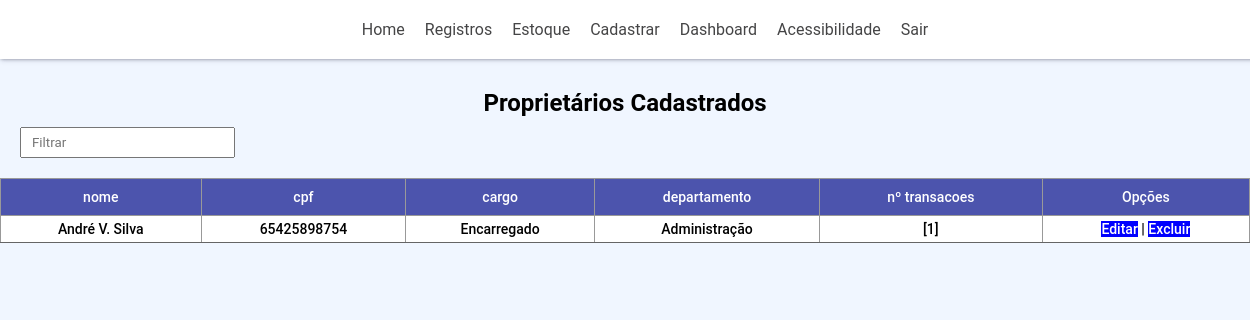
Page /proprietarios (signed in) on the committed database.
### aplicacao/models.py (models this page shows, shortened)
class Proprietario(database.Model):
    id = database.Column(database.Integer, primary_key=True)
    nome = database.Column(database.String(75), nullable=False)
    cpf = database.Column(database.String(11), nullable=False, unique=True)
    cargo = database.Column(database.String(50), nullable=False)
    departamento = database.Column(database.String(20), nullable=False)
    transacoes = database.relationship("TransacaoEstoque", backref="proprietario", lazy=True)

class TransacaoEstoque(database.Model):
    id = database.Column(database.Integer, primary_key=True)
    tipo = database.Column(database.String, nullable=False) # entrada ou saíde de estoque
    descricao = database.Column(database.String(500), nullable=False)
    id_ativo = database.Column(database.Integer, database.ForeignKey('ativo.id'))
    quantidade = database.Column(database.Integer, nullable=False)
    id_proprietario = database.Column(database.Integer, database.ForeignKey('proprietario.id')) # para quem está indo ou para estoque
    data = database.Column(database.DateTime, nullable=False, default=datetime.utcnow())
    def __repr__(self):
        return (str(self.id))

### aplicacao/routes.py (the view)
@app.route("/proprietarios")
@login_required
def proprietarios():
    if current_user.permissao < 2:
        return abort(403)
    proprietarios = Proprietario.query.all()
    return render_template("proprietarios.html", proprietarios=proprietarios)

### aplicacao/models.py (called while the page is built)
@login_manager.user_loader
def load_user(id_usuario):
    return Usuario.query.filter_by(id=int(id_usuario)).first()

### aplicacao/templates/proprietarios.html (shortened to what this page needs)
{% extends 'base_perfil.html' %}
{% block body %}
<h2>Proprietários Cadastrados</h2>
<input type="text" id="input" placeholder="Filtrar">
<table border="1" id="minhaTabela">
    <thead>
        <tr>
            <th>nome</th>
            <th>cpf</th>
            <th>cargo</th>
            <th>departamento</th>
            <th>nº transacoes</th>
            <th>Opções</th>
        </tr>
    </thead>
    <tbody id="table">
        {% for proprietario in proprietarios %}
        <tr>
            <td>{{proprietario.nome}}</td>
            <td>{{proprietario.cpf}}</td>
            <td>{{proprietario.cargo}}</td>
            <td>{{proprietario.departamento}}</td>
            <td>{{proprietario.transacoes}}</td>
            <td><a href="{{ url_for('get_item', item_type='proprietario', action='edit', item_id=proprietario.id) }}">Editar</a> |
                <a href="{{ url_for('get_item', item_type='proprietario', action='delete', item_id=proprietario.id) }}">Excluir</a></td>
        </tr>
    {% endfor %}
    </tbody>
</table>
{% endblock %}

### aplicacao/static/css/style.css (style rules this page uses)
* { font-family: 'Roboto', sans-serif; margin: 0; padding: 0; }
body { background-color: #f0f6ff; }
table td, th { overflow-x: auto; max-height: calc(100vh - 17px); }
table { width: 100vw; text-align: center; margin: 10px 0; }
table a { color: rgb(107, 56, 131); text-decoration: none; }
h2 { text-align: center; }
#input { padding: 6px 10px; justify-content: center; margin: 10px 20px; }
table { border: 1px solid #999999; border-collapse: collapse; font-size: 14px; }
table tr { height: 20px; }
table th { background-color: #4c54ad; color: #fff; padding: 10px 15px; font-weight: 500; }
table td { background-color: #fff; color: black; padding: 5px 10px; font-weight: 500; border-bottom: 1px solid #656565; overflow: auto; }
table td a { text-decoration: none; color: #fff; background-color: blue; }

### rows in the picture
Proprietario: nome "André V. Silva", cpf "65425898754", cargo "Encarregado", departamento "Administração", transacoes "[1]"
